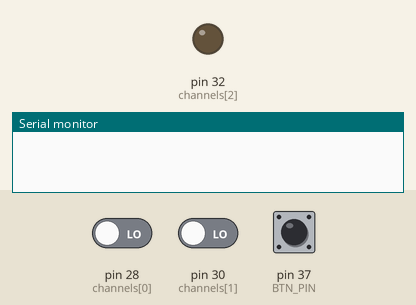
A sketch run on a simulated Arduino Mega 2560, built with avr-gcc and run on an emulated ATmega2560. On the bench: output pins drawn as LEDs (lit = HIGH), the last lines printed to the serial monitor. The inputs (shaded band) are chosen by the test bench; at power-on: pin 37 (BTN_PIN) LOW, pin 28 (channels[0]) LOW, pin 30 (channels[1]) LOW.

Above: at 1.2 s.
1.3 s: pin 37 (BTN_PIN) pulled HIGH for 0.15 s
At 2.6 s:
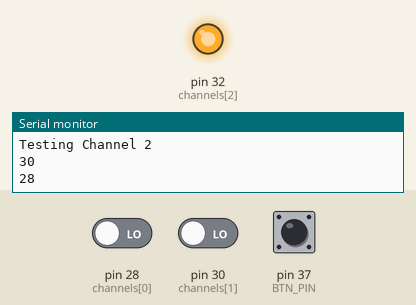
Timing chart, 0 to 4.3 s (numbered marks = the images above; inputs shaded):
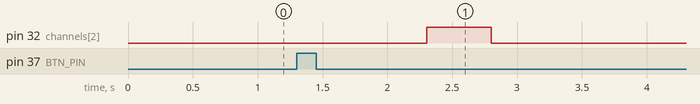

The sketch:

ContinuityTester.ino
```cpp
/* Short standalone script to for use in a small continuity checking board.

  created:      21 Dec 2020
  by:           Ben Tait
  Last Edited:  23 Dec 2020
  by:           Ben Tait

*/


#define BTN_PIN 37

#define CH_NUM 3
// Pin Numbers for the GPIO Pins Used
int channels[CH_NUM] = {28, 30, 32};

int buttonStateOld = 0;
int buttonStateNew = 0;


void setup() {
  // put your setup code here, to run once:
  Serial.begin(9600);

  pinMode(BTN_PIN, INPUT);

}

void loop() {
  buttonStateOld = buttonStateNew;
  buttonStateNew = digitalRead(BTN_PIN);
  if (buttonStateNew == 1 && buttonStateOld == 0) {
    Serial.println("Beginning Continuity Test");

    for (int i = 0; i < CH_NUM; i++) {
      Serial.print("Testing Channel ");
      Serial.println(i);
      set_output(i);
      test_channel(i);
    }
  }

}

// Sets the desired channels as an output and other channels as inputs
void set_output(int ch) {

  for (int i = 0; i < CH_NUM; i++) {
    if (i == ch) {
      pinMode(channels[i], OUTPUT);
    } else {
      pinMode(channels[i], INPUT);
    }
  }
}

void test_channel(int ch) {
  int out = channels[ch];
  int in1 = channels[(ch + 2) % 3]; // "Left" of ch
  Serial.println(in1);
  int in2 = channels[(ch + 1) % 3]; // "Right" of ch
  Serial.println(in2);

  int res1, res2;

  digitalWrite(out, HIGH);
  res1 = digitalRead(in1);
  res2 = digitalRead(in2);

  delay(500);

  digitalWrite(out, LOW);

  Serial.print("Out1: ");
  Serial.print(res1);
  Serial.print(" Out2: ");
  Serial.println(res2);
}
```

Measured:
- after the input at 1.3 s, pin 32 (channels[2]): LOW → HIGH after 1.0 s, → LOW 0.50 s later
